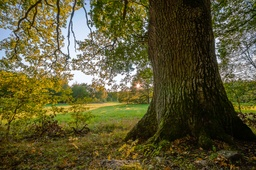
#> input picture K-Means/scene.jpg, 256 x 170 px, shrunk from 1024 x 682 before the run
$ jupyter execute --allow-errors K_means_manual.ipynb   (older library calls are emulated)
#> lines starting #> are read from the running program, lines starting #| are printed output that depends on the picture
# Importing and Data Loading

[cell 1]
import scipy.io as sio
import numpy as np
import matplotlib.pyplot as plt
import time
from IPython.display import clear_output
import matplotlib.pyplot as plt
import matplotlib.image as mpimg
import skimage

#> (a cell that did not finish here is left out)

#> (a cell that did not finish here is left out)

# Visualize Data

#> (a cell that did not finish here is left out)

#> (a cell that did not finish here is left out)

### Initialize Random Clusters

[cell 6]
K = 3

[cell 7]
def rndCent(X, K):
    init_cent = []
    for i in range(K):
        j = np.random.randint(1, len(X))
        init_cent.append(X[j])
    return init_cent

#> (a cell that did not finish here is left out)

### Functions

[cell 9]
def closest_centroid(X, init_cent):
    X = np.transpose(X)
    m = len(X)
    K = len(init_cent)
    idx = np.zeros(m)

    for i in range(m):
        test = np.ones((K,len(init_cent[0])))*X[i]
        vec = np.sqrt(np.sum(np.power((test - init_cent), 2), axis=1))
        cent = np.argmin(vec)
        idx[i] = cent

    return idx

[cell 10]
def mean(X, idx, K):
    mean = np.zeros((K, len(X)))
    for i in range(K):
        set = np.multiply(np.reshape(np.asarray(idx == i, dtype=int), (len(X[1]),1)) , np.transpose(X))
        mean[i]= np.sum(set, axis=0)/(set!=0).sum(0)
    return mean

[cell 11]
def run_Kmeans(X, init_cent, iters, plot=0):
    centroids = init_cent
    K = len(init_cent)


    for i in range(iters):
        print(f"Iteration {i} >>>")
        if (plot != 0):
            plt.scatter(X[0], X[1])
            temp = np.transpose(centroids)
            plt.scatter(temp[0], temp[1], marker="X", s=100)
            plt.show()
            time.sleep(1)
            clear_output()
        idx = closest_centroid(X, centroids)
        centroids = mean(X, idx, K)

    return centroids

## Running K-Means

#> (a cell that did not finish here is left out)

#> (a cell that did not finish here is left out)

# IMAGE COMPRESSION

[cell 14]
def compressImage(image, clusters):
#> called with image = 'scene.jpg', clusters = 16
    img=mpimg.imread(image)
#> img is the input picture: shape (170, 256, 3); mean R, G, B 90.6, 86.2, 49.3
    img = skimage.img_as_float(img)
    x=img.shape[0]
#> x = 170
    y=img.shape[1]
#> y = 256
    bit=img.shape[2]
#> bit = 3
    imX = np.reshape(img, (x*y, bit))
    init_cent = rndCent(imX, clusters)
#> the loop in rndCent, `for i in range(K):` made 16 passes
#> j on passes 1 to 12: 2733, 42614, 21244, 30404, 32104, 41994, 20758, 14936, 15431, 39513, 14651, 17090
#> after the loop in rndCent, `for i in range(K):`: init_cent = 16 items, first 6: [0.176, 0.149, 0.0392], [0.408, 0.333, 0.204], [0.329, 0.329, 0.0471], [0.0863, 0.0902, 0.0275], [0.427, 0.392, 0.122], [0.22, 0.192, 0.0902]
    centroids = run_Kmeans(np.transpose(imX), init_cent, 5)
#> in run_Kmeans, `centroids = init_cent`: centroids has the same summary as init_cent in rndCent
#> in run_Kmeans, `K = len(init_cent)`: K = 16
#> centroids = 16 rows, first 8: [0.173, 0.147, 0.0386], [0.335, 0.335, 0.23], [0.318, 0.296, 0.0682], [0.115, 0.0942, 0.0268], [0.489, 0.459, 0.124], [0.214, 0.189, 0.0779], [0.405, 0.368, 0.0499], [0.538, 0.526, 0.458]
    idx = closest_centroid(np.transpose(imX), centroids)
    idx = idx.astype("int32")
    Xrec=centroids[idx][:]
    Xrec = np.reshape(Xrec,(x,y,3))
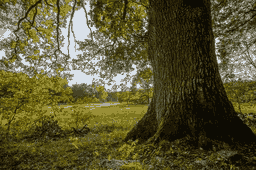
#> Xrec: shape (170, 256, 3) float64; mean of channels 0, 1, 2 0.353, 0.335, 0.195; drawn as R, G, B
    f = plt.figure()
    f.add_subplot(1,2, 1)
    plt.imshow(img)
    f.add_subplot(1,2, 2)
    plt.imshow(Xrec)
    plt.show(block=True)
    return Xrec

#> (a cell that did not finish here is left out)

[cell 16]
img=mpimg.imread("scene.jpg")
img = skimage.img_as_float(img)
plt.imshow(img)
#> (this line was passed over: IPython is not available in this run)

$ run again, with K-Means/bird.png saved as K-Means/scene.jpg
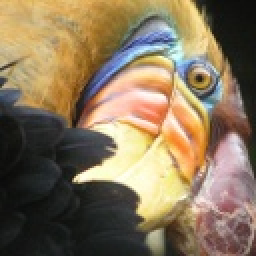
#> input picture K-Means/bird.png, 128 x 128 px (shown 2 times larger)
#> in compressImage, img is the input picture: shape (128, 128, 3); mean R, G, B 135.2, 117.3, 91.3
#> the loop in rndCent, `for i in range(K):` made 16 passes
#> j on passes 1 to 8: 2733, 10800, 9846, 3265, 13124, 4860, 14020, 15720
#> after the loop in rndCent, `for i in range(K):`: init_cent = 16 items, first 6: [0.635, 0.463, 0.176], [0.984, 0.98, 0.8], [0.859, 0.812, 0.851], [0.494, 0.612, 0.847], [0.455, 0.392, 0.263], [0.0941, 0.106, 0.0627]
#> in run_Kmeans, `centroids = init_cent`: centroids has the same summary as init_cent in rndCent
#> in run_Kmeans, `K = len(init_cent)`: K = 16
#> in compressImage, `centroids = run_Kmeans(np.transpose(imX), init_cent, 5)`: centroids = 16 rows, first 8: [0.753, 0.543, 0.262], [0.978, 0.941, 0.806], [0.787, 0.73, 0.725], [0.505, 0.596, 0.741], [0.545, 0.409, 0.227], [0.129, 0.137, 0.126], [0.265, 0.265, 0.277], [0.422, 0.397, 0.41]
#> in compressImage, `idx = closest_centroid(np.transpose(imX), centroids)`: idx = 16384 values, max 15 at index 97, min 0 at index 48, mean 7.57
#> in compressImage, `Xrec = np.reshape(Xrec,(x,y,3))`:
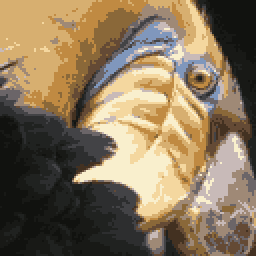
#> Xrec: shape (128, 128, 3) float64 (shown 2 times larger); mean of channels 0, 1, 2 0.527, 0.457, 0.357; drawn as R, G, B
